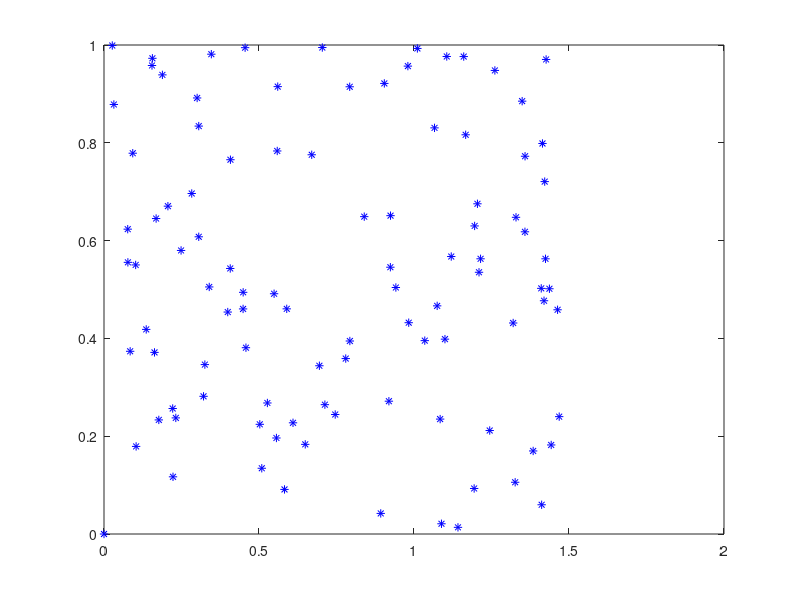

Write MATLAB code to recreate this figure. (Note: this script raises an error after producing the figure.)
%clear all;
%close all;
figure(1);

% constants
uavSpeed = 1;
ugvSpeed = uavSpeed * 0.5;

numOfPoints = 100; % you can use any number, but the problem size scales as N^2
xPoints = zeros(numOfPoints,1); % allocate x-coordinates of nStops
yPoints = xPoints; % allocate y-coordinates
for i = 1:numOfPoints
    xP = rand*1.5;
    yP = rand;
    xPoints(i) = xP;
    yPoints(i) = yP;
end
xPoints(end+1) = 0;
yPoints(end+1) = 0;
numOfPoints = numel(xPoints); 
plot(xPoints,yPoints,'*b')
hold off

idxs = nchoosek(1:numOfPoints,2);

dist = hypot(yPoints(idxs(:,1)) - yPoints(idxs(:,2)), ...
             xPoints(idxs(:,1)) - xPoints(idxs(:,2)));
lendist = numel(dist);
edgeCostMatrix = [idxs, dist];

Aeq = spones(1:length(idxs)); % Adds up the number of trips
beq = numOfPoints;

Aeq = [Aeq;spalloc(numOfPoints,length(idxs),numOfPoints*(numOfPoints-1))]; % allocate a sparse matrix
for i = 1:numOfPoints
    whichIdxs = (idxs == i); % find the trips that include stop i
    whichIdxs = sparse(sum(whichIdxs,2)); % include trips where i is at either end
    Aeq(i+1,:) = whichIdxs'; % include in the constraint matrix
end
beq = [beq; 2*ones(numOfPoints,1)];

intcon = 1:lendist;
lb = zeros(lendist,1);  % lower bound for intlinprog (based off of the lower bound for xPoints/yPoints)
ub = ones(lendist,1);   % upper bound for intlinprog (based off of the upper bound for xPoints/yPoints)

opts = optimoptions('intlinprog','Display','off');  % implements the constraints
[x_tsp,costopt,exitflag,output] = intlinprog(dist,intcon,[],[],Aeq,beq,lb,ub,opts);

hold on
segments = find(x_tsp); % Get indices of lines on optimal path
lh = zeros(numOfPoints,1); % Use to store handles to lines on plot
lh = updateSalesmanPlot(lh,x_tsp,idxs,xPoints,yPoints);
title('Solution with Subtours');

tours = detectSubtours(x_tsp,idxs);
numtours = length(tours); % number of subtours
fprintf('# of subtours: %d\n',numtours);

A = spalloc(0,lendist,0); % Allocate a sparse linear inequality constraint matrix
b = [];
while numtours > 1 % repeat until there is just one subtour
    % Add the subtour constraints
    b = [b;zeros(numtours,1)]; % allocate b
    A = [A;spalloc(numtours,lendist,numOfPoints)]; % a guess at how many nonzeros to allocate
    for i = 1:numtours
        rowIdx = size(A,1)+1; % Counter for indexing
        subTourIdx = tours{i}; % Extract the current subtour
%         The next lines find all of the variables associated with the
%         particular subtour, then add an inequality constraint to prohibit
%         that subtour and all subtours that use those stops.
        variations = nchoosek(1:length(subTourIdx),2);
        for j = 1:length(variations)
            whichVar = (sum(idxs==subTourIdx(variations(j,1)),2)) & ...
                       (sum(idxs==subTourIdx(variations(j,2)),2));
            A(rowIdx,whichVar) = 1;
        end
        b(rowIdx) = length(subTourIdx)-1; % One less trip than subtour stops
    end

    % Try to optimize again
    [x_tsp,costopt,exitflag,output] = intlinprog(dist,intcon,A,b,Aeq,beq,lb,ub,opts);
    
    % Visualize result
    lh = updateSalesmanPlot(lh,x_tsp,idxs,xPoints,yPoints);
    
    % How many subtours this time?
    tours = detectSubtours(x_tsp,idxs);
    numtours = length(tours); % number of subtours
    fprintf('# of subtours: %d\n',numtours);
end

title('Solution with Subtours Eliminated');
hold off

disp(output.absolutegap)
